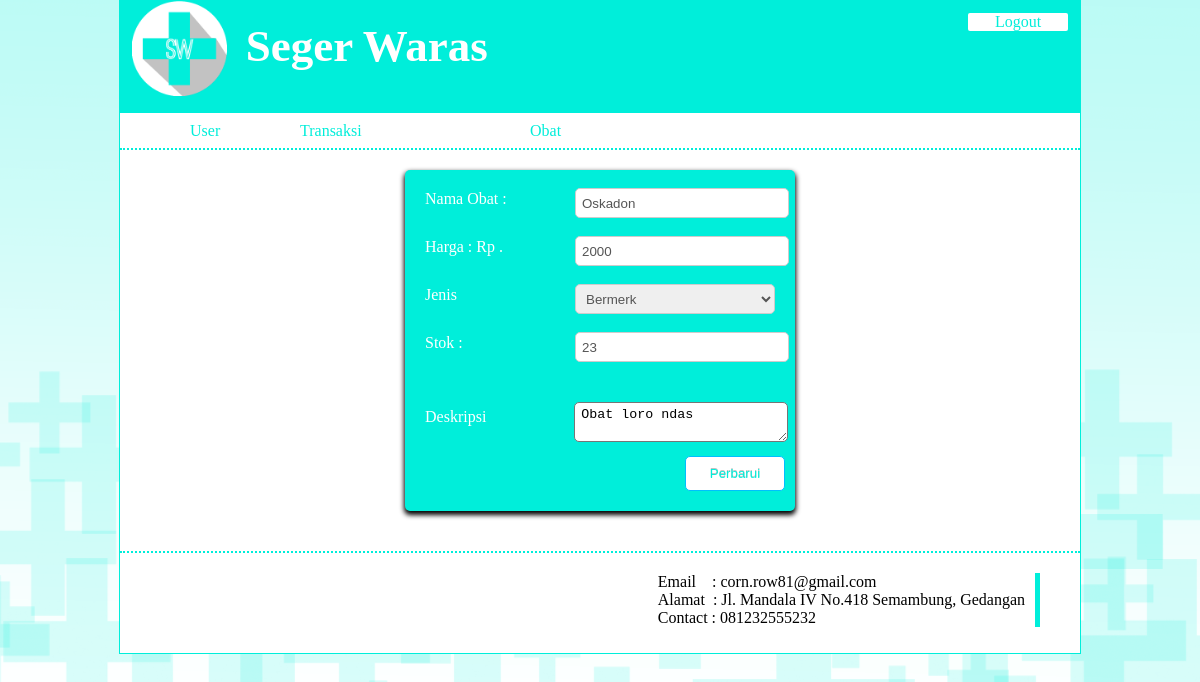
The page /index.php?menu=6&action=3&namaobat=Oskadon (signed in) on the database its author committed.
### tables this page shows
CREATE TABLE IF NOT EXISTS `tblidentitas` (
  `namaapotek` varchar(50) NOT NULL,
  `alamat` varchar(50) NOT NULL,
  `telp` varchar(15) NOT NULL,
  `deskripsi` varchar(255) NOT NULL
);

CREATE TABLE IF NOT EXISTS `tblobat` (
  `id_obat` int(11) NOT NULL,
  `namaobat` text NOT NULL,
  `harga` float NOT NULL,
  `jenis` text NOT NULL,
  `deskripsi` text NOT NULL,
  `stok` int(11) NOT NULL
);

### lib/function.php (called while the page is built, shortened)
<?php
	$db = mysqli_connect('localhost','root','','dbapotek');
	function query($sql){
		global $db;
		$result = mysqli_query($db,$sql);
		return $result;
	}
 ?>

### page/obat/update.php (the view, shortened to what this page needs)
<?php
	if (isset($_GET['namaobat'])) {
		$nama = $_GET['namaobat'];
		$query = query("SELECT * FROM tblobat WHERE namaobat = '$nama'");
		$obat = mysqli_fetch_array($query);
	}
 ?>
 <form id="frm" method="POST">
 	<?php
 	echo '<label>Nama Obat : </label>';
	echo '<input type="text" name="nama" placeholder="Obat" value="'.$obat[1].'" required/>';
	echo '<label>Harga : Rp .</label>';
	echo '<input type="number" name="harga" placeholder="Harga" value="'.$obat[2].'" required="required"/>';
	echo '<label>Jenis</label>';
	echo '<select name="jenis" required>';
		if ($obat[3] == 'Generik') {
			echo '<option selected>Generik</option>';
			echo '<option>Bermerk</option>';
			echo '<option>Paten Generik</option>';
		}else if($obat[3] == 'Bermerk'){
			echo '<option selected>Bermerk</option>';
		}else if($obat[3] == 'Paten Generik'){
			echo '<option>Generik</option>';
			echo '<option>Bermerk</option>';
			echo '<option selected>Paten Generik</option>';
		}
	echo '</select>';
	echo '<label>Stok : </label>';
	echo '<input type="number" name="stok" placeholder="Stok" value="'.$obat[5].'" required/>';
	echo '<label>Deskripsi</label>';
	echo '<textarea name="desc" placeholder="Deskripsi Obat"required>'.$obat[4].'</textarea> ';
	echo '<input type="submit" name="button" value="Perbarui"/>';
	?>
 </form>

### index.php (shortened to what this page needs)
<?php
	require_once 'lib/function.php';
	$result = query("SELECT * FROM tblidentitas");
	$row = mysqli_fetch_array($result);
 ?>
 <!DOCTYPE html>
 <html>
 <head>
 	<link rel="stylesheet" type="text/css" href="style.css">
 </head>
 <body>
 	<div id="wrapper">
 		<header>
 			<span class="btn"><a href="logout.php" class="logout">Logout</a></span>
 			<a href="index.php"><img src="assets/logo2.png"></a>
 			<h1>
 				<span class="sg"><?php echo $row[0]; ?></span>
 			</h1>
 		</header>
 		<nav>
 		<?php
 			if (isset($_SESSION['level'])) {
 				$level = $_SESSION['level'];
 		 ?>
 			<ul>
 			<?php
 				if ($level == 1) {
 			 ?>
 				<li><a class="mother" href="index.php?menu=1&action=0">User</a></li>
 			<?php } ?>
 				<li class="transaksi">Transaksi
 				</li>
 				<li><a class="mother" href="index.php?menu=6&action=0">Obat</a></li>
 			</ul>
 			<?php } ?>
 		</nav>
 		<div class="container">
 			<?php
 				if (!isset($_SESSION['level'])) {
 					header('location:login.php');
 				}else{
		 			if (isset($_GET['menu'])) {
		 				$menu = $_GET['menu'];
		 				if (isset($_GET['action'])) {
		 					$action = $_GET['action'];
				 		}
				 			switch ($menu) {
				 				case '6':
				 					if ($action == 0 && $menu == 6) {
				 						require_once 'page/obat/index.php';
				 					}elseif($action == 1 && $menu == 6){
				 						require_once 'page/obat/insert.php';
				 					}elseif($action == 2 && $menu == 6){
				 						require_once 'page/obat/delete.php';
				 					}elseif($action == 3 && $menu == 6){
				 						require_once 'page/obat/update.php';
				 					}
				 					break;
				 			}
	 				}
	 			}
 			 ?>
 		</div>
 	<footer>
 			<div class="foot-container">
				<span>Email&nbsp&nbsp&nbsp : corn.row81@gmail.com</span><br>
				<span>Alamat &nbsp: Jl. Mandala IV No.418 Semambung, Gedangan</span><br>
				<span>Contact :  081232555232</span><br>
 			</div>
 		</footer>
 	</div>
 </body>
 </html>

### style.css (style rules this page uses)
body { background-image: url(assets/bg.png); }
* { margin : 0; }
a { text-decoration: none; }
#wrapper { width: 80%; height: 100%; margin: auto; border: 1px solid #00eeda; background-color: white; }
header { height: 100px; margin-bottom: 0px; background-color: #00eeda; padding-left: 12px; padding-bottom: 12px; }
header h1 { color: white; font-family: League Gothic; src : url(assets/League Gothic.otf); font-size: 45px; padding-top: 2%; padding-left: 12%; }
header .logout { float: right; width: 100px; text-align: center; background-color: white; color: #00eeda; border-radius: 2px; }
header .btn { float : right; padding: 12px; }
header img { width: 10%; float: left; position: }
nav { height:35px; background-color: white; overflow: hidden; width: 100%; border-bottom: 2px dotted #00eeda; }
nav ul { list-style: none; position: absolute; }
nav ul li { float:left; display: block; line-height:35px; width: 120px; color: #00eeda; padding-left: 10px; }
nav ul .transaksi { width: 200px; }
nav ul li .mother { color: #00eeda; padding-bottom: 10px; padding-top: 9px; padding-left: 20px; padding-right: 70px; }
.container { padding: 20px; }
#frm { font-family: calibri; min-width: 250px; width: 350px; background-color: #00eeda; border-radius: 5px; padding:20px; box-shadow: 0 3px 5px 1px black; overflow: hidden; margin:auto; }
#frm label { left:10px; color:#fff; margin-top: 10px; }
#frm input { display: block; position: relative; left:150px; top:-20px; width: 200px; border-radius: 5px; border: 1px solid #cccccc; height:20px; padding: 4px 6px; color:#555; }
#frm textarea { width: 200px; max-width: 200px; max-height: 100px; border-radius: 5px; position: relative; left:88px; padding:4px 6px; top: 20px; }
#frm input[type="submit"] { color:#00eeda; text-shadow: 0 -1px 0 rgba(0, 0, 0, 0.25); background-color: white; border-color: deepskyblue; padding: 4px 12px; width: 100px; height:35px; position: relative; margin-top: 30px; top:0px; left:260px; }
#frm select { display: block; position: relative; left:150px; top:-20px; width: 200px; border-radius: 5px; border: 1px solid #cccccc; height:30px; padding: 4px 6px; color:#555; }
footer { width: 100%; height: 100px; border-top : 2px dotted #00eeda; clear: both; margin-top: 20px; background-color: white; }
footer .foot-container { float: right; margin-top: 20px; margin-right: 40px; padding-right: 10px; border-right: 5px solid #00eeda; }

### rows shown on the page
tblidentitas: namaapotek "Seger Waras"
tblobat: nama "Oskadon", harga "2000", jenis "Bermerk", stok "23", desc "Obat loro ndas"
